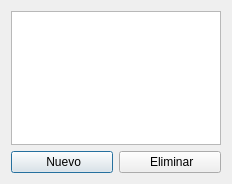
<?xml version="1.0" encoding="UTF-8"?>
<ui version="4.0">
 <class>NewPeriodDialog</class>
 <widget class="QDialog" name="NewPeriodDialog">
  <property name="geometry">
   <rect>
    <x>0</x>
    <y>0</y>
    <width>232</width>
    <height>184</height>
   </rect>
  </property>
  <property name="windowTitle">
   <string>Periodos</string>
  </property>
  <property name="windowIcon">
   <iconset resource="../images/Resource_ha.qrc">
    <normaloff>:/F1/fromHelyx/mainicon.svg</normaloff>:/F1/fromHelyx/mainicon.svg</iconset>
  </property>
  <layout class="QGridLayout" name="gridLayout">
   <item row="1" column="0">
    <layout class="QHBoxLayout" name="horizontalLayout">
     <item>
      <widget class="QPushButton" name="new_pushButton">
       <property name="text">
        <string> Nuevo</string>
       </property>
       <property name="icon">
        <iconset resource="../images/Resource_ha.qrc">
         <normaloff>:/F1/fromHelyx/accept16.png</normaloff>:/F1/fromHelyx/accept16.png</iconset>
       </property>
      </widget>
     </item>
     <item>
      <widget class="QPushButton" name="delete_pushButton">
       <property name="text">
        <string> Eliminar</string>
       </property>
       <property name="icon">
        <iconset resource="../images/Resource_ha.qrc">
         <normaloff>:/F1/fromHelyx/cancel16.png</normaloff>:/F1/fromHelyx/cancel16.png</iconset>
       </property>
      </widget>
     </item>
    </layout>
   </item>
   <item row="0" column="0">
    <widget class="QListWidget" name="period_listWidget">
     <property name="layoutDirection">
      <enum>Qt::LeftToRight</enum>
     </property>
    </widget>
   </item>
  </layout>
 </widget>
 <resources>
  <include location="../images/Resource_ha.qrc"/>
 </resources>
 <connections>
  <connection>
   <sender>delete_pushButton</sender>
   <signal>pressed()</signal>
   <receiver>NewPeriodDialog</receiver>
   <slot>deletePeriod()</slot>
   <hints>
    <hint type="sourcelabel">
     <x>170</x>
     <y>160</y>
    </hint>
    <hint type="destinationlabel">
     <x>115</x>
     <y>91</y>
    </hint>
   </hints>
  </connection>
  <connection>
   <sender>period_listWidget</sender>
   <signal>itemDoubleClicked(QListWidgetItem*)</signal>
   <receiver>NewPeriodDialog</receiver>
   <slot>selectPeriod()</slot>
   <hints>
    <hint type="sourcelabel">
     <x>115</x>
     <y>74</y>
    </hint>
    <hint type="destinationlabel">
     <x>115</x>
     <y>91</y>
    </hint>
   </hints>
  </connection>
  <connection>
   <sender>new_pushButton</sender>
   <signal>pressed()</signal>
   <receiver>NewPeriodDialog</receiver>
   <slot>addPeriod()</slot>
   <hints>
    <hint type="sourcelabel">
     <x>62</x>
     <y>157</y>
    </hint>
    <hint type="destinationlabel">
     <x>115</x>
     <y>91</y>
    </hint>
   </hints>
  </connection>
 </connections>
 <slots>
  <slot>deletePeriod()</slot>
  <slot>selectPeriod()</slot>
  <slot>addPeriod()</slot>
 </slots>
</ui>
